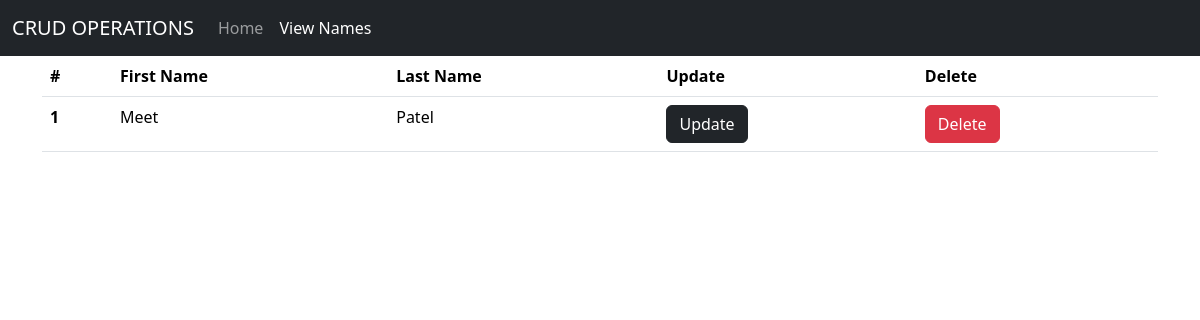
The app's page /view, older data.
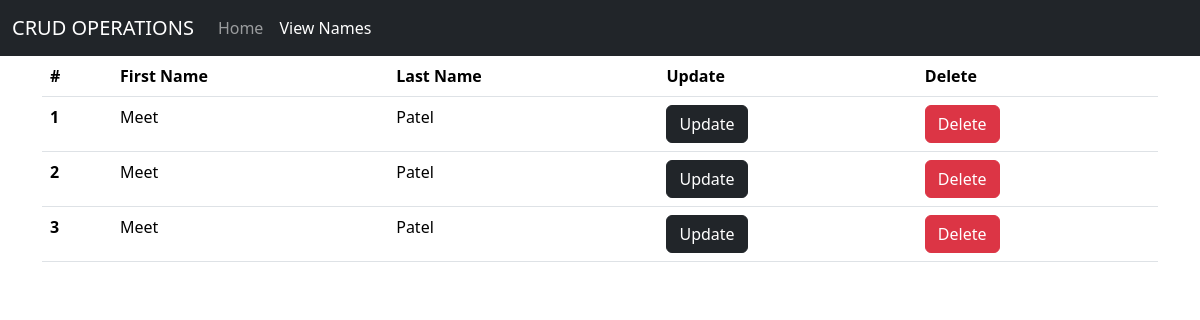
The same page, newer data.
### home/models.py (models this page shows, shortened)
class Details(models.Model):
    firstName = models.CharField(max_length=50)
    lastName = models.CharField(max_length=50)

### home/views.py (the view)
# urls.py: path('view', views.view, name='view'),
def view(request):
    allName = Details.objects.all()
    context = {'view': allName}
    return render(request, 'view.html', context)

### templates/view.html (shortened to what this page needs)
{% extends "index.html" %}
{% block content %}
<table class="table">
    <thead>
        <tr>
            <th class="id" scope="col">#</th>
            <th scope="col">First Name</th>
            <th scope="col">Last Name</th>
            <th scope="col">Update</th>
            <th scope="col">Delete</th>
        </tr>
    </thead>
    <tbody>
        {% for i in view %}
        <tr>
            <th scope="row">{{ forloop.counter }}</th>
            <td>{{ i.firstName }}</td>
            <td>{{ i.lastName }}</td>
            <td>
                <button type="button" class="btn btn-dark">
                    <a href="{% url 'update_records' i.pk %}">Update</a>
                </button>
            </td>
            <td>
                <button type="button" class="btn btn-danger">
                    <a href="{% url 'delete_records' i.pk %}">Delete</a>
                </button>
            </td>
        </tr>
        {% endfor %}
    </tbody>
</table>
{% endblock %}

Row changes from the older to the newer data that the page shows:
added Details: firstName "Meet", lastName "Patel"
added Details: firstName "Meet", lastName "Patel"
